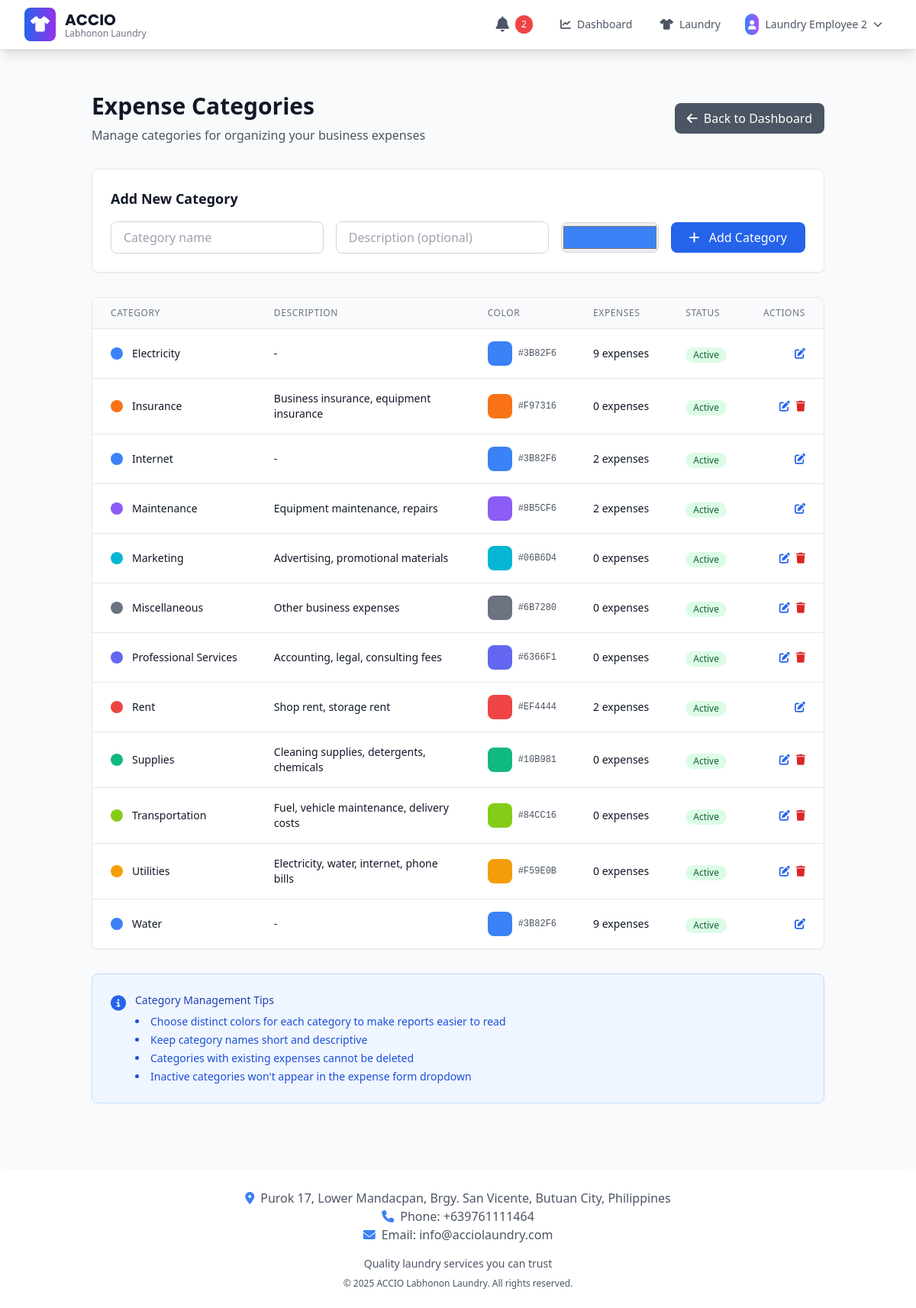
Screenshot of /expenses/categories (signed in) with the database file from the repository.
### app/models.py (models this page shows, shortened)
class BusinessSettings(db.Model):
    id = db.Column(db.Integer, primary_key=True)
    business_name = db.Column(db.String(200), default='ACCIO')
    business_tagline = db.Column(db.String(200), default='Labhonon Laundry')
    business_description = db.Column(db.Text, default='Professional laundry services with quality care')
    phone = db.Column(db.String(50), default='+639761111464')
    email = db.Column(db.String(150), default='info@acciolaundry.com')
    address = db.Column(db.Text, default='Purok 17, Lower Mandacpan, Brgy. San Vicente, Butuan City, Philippines')
    operating_hours = db.Column(db.Text, default='Monday - Sunday: 6:00 AM - 8:00 PM')
    footer_text = db.Column(db.Text, default='Quality laundry services you can trust')
    copyright_text = db.Column(db.String(200), default='© 2025 ACCIO Labhonon Laundry. All rights reserved.')
    facebook_url = db.Column(db.String(255))
    instagram_url = db.Column(db.String(255))
    website_url = db.Column(db.String(255))
    currency_symbol = db.Column(db.String(10), default='₱')
    date_format = db.Column(db.String(20), default='%B %d, %Y')
    timezone = db.Column(db.String(50), default='Asia/Manila')
    created_at = db.Column(db.DateTime, default=datetime.utcnow)
    updated_at = db.Column(db.DateTime, default=datetime.utcnow, onupdate=datetime.utcnow)
    updated_by = db.Column(db.Integer, db.ForeignKey('user.id'))
    updated_by_user = db.relationship('User', backref='business_settings_updates')
    @staticmethod
    def get_settings():
        settings = BusinessSettings.query.first()
        if not settings:
            settings = BusinessSettings()
            db.session.add(settings)
            db.session.commit()
        return settings

class User(db.Model, UserMixin):
    id = db.Column(db.Integer, primary_key=True)
    email = db.Column(db.String(150), unique=True)
    password = db.Column(db.String(150))
    full_name = db.Column(db.String(150))
    phone = db.Column(db.String(20))
    role = db.Column(db.String(20), default='employee')  # 'super_admin', 'admin', 'manager', 'employee'
    is_active = db.Column(db.Boolean, default=True)
    date_created = db.Column(db.DateTime, default=datetime.utcnow)
    def is_admin(self):
        return self.role in ['admin', 'super_admin']

class ExpenseCategory(db.Model):
    id = db.Column(db.Integer, primary_key=True)
    name = db.Column(db.String(100), nullable=False, unique=True)
    description = db.Column(db.Text)
    color = db.Column(db.String(7), default='#3B82F6')  # Hex color for UI
    is_active = db.Column(db.Boolean, default=True)
    created_at = db.Column(db.DateTime, default=datetime.utcnow)
    updated_at = db.Column(db.DateTime, default=datetime.utcnow, onupdate=datetime.utcnow)
    expenses = db.relationship('Expense', backref='category', lazy=True)

### app/expenses.py (the view)
@expenses_bp.route('/categories')
@login_required
def list_categories():
    categories = ExpenseCategory.query.order_by(ExpenseCategory.name).all()
    return render_template('expenses/categories.html', categories=categories)

### app/__init__.py (called while the page is built)
@login_manager.user_loader
def load_user(id):
    from .models import User
    return User.query.get(int(id))

### app/templates/expenses/categories.html (shortened to what this page needs)
{% extends "base.html" %}
{% block content %}
<div class="container mx-auto px-4 sm:px-6 lg:px-8 py-8">
    <div class="mb-8 flex justify-between items-center">
        <div>
            <h1 class="text-3xl font-bold text-gray-900 mb-2">Expense Categories</h1>
            <p class="text-gray-600">Manage categories for organizing your business expenses</p>
        </div>
        <a href="{{ url_for('expenses.dashboard') }}"
           class="bg-gray-600 hover:bg-gray-700 text-white px-4 py-2 rounded-lg flex items-center transition-colors duration-200">
            <i class="fas fa-arrow-left mr-2"></i>
            Back to Dashboard
        </a>
    </div>
    <div class="bg-white rounded-lg shadow-sm border border-gray-200 p-6 mb-8">
        <h3 class="text-lg font-semibold text-gray-900 mb-4">Add New Category</h3>
        <form method="POST" action="{{ url_for('expenses.add_category') }}" class="flex flex-wrap items-center gap-4">
            <div class="flex-1 min-w-64">
                <input type="text" name="name" required
                       placeholder="Category name"
                       class="w-full px-4 py-2 border border-gray-300 rounded-lg focus:ring-2 focus:ring-blue-500 focus:border-transparent">
            </div>
            <div class="flex-1 min-w-64">
                <input type="text" name="description"
                       placeholder="Description (optional)"
                       class="w-full px-4 py-2 border border-gray-300 rounded-lg focus:ring-2 focus:ring-blue-500 focus:border-transparent">
            </div>
            <div class="min-w-32">
                <input type="color" name="color" value="#3B82F6"
                       class="w-full h-10 border border-gray-300 rounded-lg">
            </div>
            <button type="submit"
                    class="bg-blue-600 hover:bg-blue-700 text-white px-6 py-2 rounded-lg transition-colors duration-200">
                <i class="fas fa-plus mr-2"></i>
                Add Category
            </button>
        </form>
    </div>
    <div class="bg-white rounded-lg shadow-sm border border-gray-200 overflow-hidden">
        {% if categories %}
        <div class="overflow-x-auto">
            <table class="min-w-full divide-y divide-gray-200">
                <thead class="bg-gray-50">
                    <tr>
                        <th class="px-6 py-3 text-left text-xs font-medium text-gray-500 uppercase tracking-wider">Category</th>
                        <th class="px-6 py-3 text-left text-xs font-medium text-gray-500 uppercase tracking-wider">Description</th>
                        <th class="px-6 py-3 text-left text-xs font-medium text-gray-500 uppercase tracking-wider">Color</th>
                        <th class="px-6 py-3 text-left text-xs font-medium text-gray-500 uppercase tracking-wider">Expenses</th>
                        <th class="px-6 py-3 text-left text-xs font-medium text-gray-500 uppercase tracking-wider">Status</th>
                        <th class="px-6 py-3 text-right text-xs font-medium text-gray-500 uppercase tracking-wider">Actions</th>
                    </tr>
                </thead>
                <tbody class="bg-white divide-y divide-gray-200">
                    {% for category in categories %}
                    <tr class="hover:bg-gray-50 transition-colors duration-200" style="--category-color: {{ category.color }}">
                        <td class="px-6 py-4 whitespace-nowrap">
                            <div class="flex items-center">
                                <div class="w-4 h-4 rounded-full mr-3" style="background-color: var(--category-color)"></div>
                                <div class="text-sm font-medium text-gray-900">{{ category.name }}</div>
                            </div>
                        </td>
                        <td class="px-6 py-4">
                            <div class="text-sm text-gray-900">{{ category.description or '-' }}</div>
                        </td>
                        <td class="px-6 py-4 whitespace-nowrap">
                            <div class="flex items-center">
                                <div class="w-8 h-8 rounded-lg mr-2" style="background-color: var(--category-color)"></div>
                                <span class="text-xs font-mono text-gray-600">{{ category.color }}</span>
                            </div>
                        </td>
                        <td class="px-6 py-4 whitespace-nowrap text-sm text-gray-900">
                            {{ category.expenses|length }} expenses
                        </td>
                        <td class="px-6 py-4 whitespace-nowrap">
                            {% if category.is_active %}
                            <span class="inline-flex items-center px-2.5 py-0.5 rounded-full text-xs font-medium bg-green-100 text-green-800">
                                Active
                            </span>
                            {% else %}
                            <span class="inline-flex items-center px-2.5 py-0.5 rounded-full text-xs font-medium bg-gray-100 text-gray-800">
                                Inactive
                            </span>
                            {% endif %}
                        </td>
                        <td class="px-6 py-4 whitespace-nowrap text-right text-sm font-medium">
                            <div class="flex justify-end space-x-2">
                                <button class="text-blue-600 hover:text-blue-700 transition-colors duration-200" title="Edit Category">
                                    <i class="fas fa-edit"></i>
                                </button>
                                {% if category.expenses|length == 0 %}
                                <button class="text-red-600 hover:text-red-700 transition-colors duration-200" title="Delete Category">
                                    <i class="fas fa-trash"></i>
                                </button>
                                {% endif %}
                            </div>
                        </td>
                    </tr>
                    {% endfor %}
                </tbody>
            </table>
        </div>
        {% else %}
        <div class="text-center py-12">
            <i class="fas fa-tags text-gray-400 text-6xl mb-4"></i>
            <h3 class="text-xl font-semibold text-gray-900 mb-2">No categories found</h3>
            <p class="text-gray-600 mb-6">Add your first expense category to get started.</p>
        </div>
        {% endif %}
    </div>
    <div class="mt-8 bg-blue-50 border border-blue-200 rounded-lg p-6">
        <div class="flex items-start">
            <div class="flex-shrink-0">
                <i class="fas fa-info-circle text-blue-600 text-xl"></i>
            </div>
            <div class="ml-3">
                <h3 class="text-sm font-medium text-blue-800">Category Management Tips</h3>
                <ul class="text-sm text-blue-700 mt-2 list-disc list-inside space-y-1">
                    <li>Choose distinct colors for each category to make reports easier to read</li>
                    <li>Keep category names short and descriptive</li>
                    <li>Categories with existing expenses cannot be deleted</li>
                    <li>Inactive categories won't appear in the expense form dropdown</li>
                </ul>
            </div>
        </div>
    </div>
</div>
{% endblock %}

### app/templates/base.html (shortened to what this page needs)
<!DOCTYPE html>
<html lang="en">
<head>
    <script src="https://cdn.tailwindcss.com"></script>
    <link rel="stylesheet" href="https://cdnjs.cloudflare.com/ajax/libs/font-awesome/6.4.0/css/all.min.css">
</head>
<body class="bg-gray-50 font-sans" data-authenticated="{% if current_user.is_authenticated %}true{% else %}false{% endif %}">
    <nav class="bg-white shadow-lg border-b border-gray-200 sticky top-0 left-0 w-full z-50">
        <div class="max-w-7xl mx-auto px-4 sm:px-6 lg:px-8">
            <div class="flex justify-between items-center h-16">
                <div class="flex items-center flex-shrink-0">
                    <div class="flex-shrink-0 flex items-center">
                        <div class="bg-gradient-to-r from-blue-600 to-purple-600 rounded-lg p-2 mr-3">
                            <i class="fas fa-tshirt text-white text-xl"></i>
                        </div>
                        <div>
                            <h1 class="brand-font text-xl font-bold text-gray-900">{{ business_settings.business_name }}</h1>
                            <p class="text-xs text-gray-500 -mt-1">{{ business_settings.business_tagline }}</p>
                        </div>
                    </div>
                </div>
                <div class="hidden md:flex items-center space-x-1 flex-1 justify-end">
                    {% if current_user.is_authenticated %}
                        <a href="{{ url_for('notifications.list_notifications') }}" class="flex items-center px-4 py-2 rounded-lg text-xl transition-all duration-200 {% if request.endpoint == 'notifications.list_notifications' %}bg-blue-50 text-blue-700 border border-blue-200{% else %}text-gray-600 hover:text-blue-700 hover:bg-blue-50{% endif %}" title="Notifications">
                            <i class="fas fa-bell"></i>
                            <span class="notification-badge ml-2 px-2 py-1 bg-red-500 text-white text-xs rounded-full" style="display: none;"></span>
                        </a>
                        <a href="{{ url_for('views.dashboard') }}" class="flex items-center px-4 py-2 rounded-lg text-sm font-medium transition-all duration-200 {% if request.endpoint == 'views.dashboard' %}bg-blue-50 text-blue-700 border border-blue-200{% else %}text-gray-600 hover:text-blue-700 hover:bg-blue-50{% endif %}">
                            <i class="fas fa-chart-line mr-2"></i>
                            Dashboard
                        </a>
                        <a href="{{ url_for('laundry.list_laundries') }}"
                           class="flex items-center px-4 py-2 rounded-lg text-sm font-medium transition-all duration-200
                                  {% if request.endpoint == 'laundry.list_laundries' %}
                                      bg-blue-50 text-blue-700 border border-blue-200
                                  {% else %}
                                      text-gray-600 hover:text-blue-700 hover:bg-blue-50
                                  {% endif %}">
                            <i class="fas fa-tshirt mr-2"></i>
                            Laundry
                        </a>
                        <div class="relative ml-4 group">
                            <button class="flex items-center px-3 py-2 rounded-lg text-sm font-medium text-gray-600 hover:text-blue-700 hover:bg-blue-50 transition-all duration-200">
                                <div class="bg-gradient-to-r from-blue-500 to-purple-500 rounded-full p-1 mr-2">
                                    <i class="fas fa-user text-white text-xs"></i>
                                </div>
                                {{ current_user.full_name or current_user.email.split('@')[0] }}
                                <i class="fas fa-chevron-down ml-2 text-xs"></i>
                            </button>
                        </div>
                    {% endif %}
                </div>
            </div>
        </div>
    </nav>
    <main class="max-w-7xl mx-auto px-4 py-6">
        {% block content %}{% endblock %}
    </main>
    <footer class="bg-white shadow-lg mt-8">
        <div class="max-w-7xl mx-auto px-4 py-6">
            <div class="text-center text-gray-600">
                <p><i class="fas fa-map-marker-alt mr-2 text-blue-500"></i>{{ business_settings.address }}</p>
                <p><i class="fas fa-phone mr-2 text-blue-500"></i>Phone: {{ business_settings.phone }}</p>
                {% if business_settings.email %}
                <p><i class="fas fa-envelope mr-2 text-blue-500"></i>Email: {{ business_settings.email }}</p>
                {% endif %}
                <div class="mt-4">
                    <p class="text-sm">{{ business_settings.footer_text }}</p>
                    <p class="text-xs mt-2">{{ business_settings.copyright_text }}</p>
                </div>
            </div>
        </div>
    </footer>
</body>
</html>

### app/templates/base.html (style rules this page uses)
body { font-family: 'Inter', sans-serif; }
.brand-font { font-family: 'Poppins', sans-serif; }

### rows the page displays
BusinessSettings: business_name "ACCIO", business_tagline "Labhonon Laundry", address "Purok 17, Lower Mandacpan, Brgy. San Vicente, Butuan City, Philippines", phone "+639761111464", email "info@acciolaundry.com", footer_text "Quality laundry services you can trust", copyright_text "© 2025 ACCIO Labhonon Laundry. All rights reserved."
User: full_name "Laundry Employee 2"
ExpenseCategory: name "Electricity", description "-", color "#3B82F6", expenses|length "9", is_active "Active"
ExpenseCategory: name "Insurance", description "Business insurance, equipment insurance", color "#F97316", expenses|length "0", is_active "Active"
ExpenseCategory: name "Internet", description "-", color "#3B82F6", expenses|length "2", is_active "Active"
ExpenseCategory: name "Maintenance", description "Equipment maintenance, repairs", color "#8B5CF6", expenses|length "2", is_active "Active"
ExpenseCategory: name "Marketing", description "Advertising, promotional materials", color "#06B6D4", expenses|length "0", is_active "Active"
ExpenseCategory: name "Miscellaneous", description "Other business expenses", color "#6B7280", expenses|length "0", is_active "Active"
ExpenseCategory: name "Professional Services", description "Accounting, legal, consulting fees", color "#6366F1", expenses|length "0", is_active "Active"
ExpenseCategory: name "Rent", description "Shop rent, storage rent", color "#EF4444", expenses|length "2", is_active "Active"
ExpenseCategory: name "Supplies", description "Cleaning supplies, detergents, chemicals", color "#10B981", expenses|length "0", is_active "Active"
ExpenseCategory: name "Transportation", description "Fuel, vehicle maintenance, delivery costs", color "#84CC16", expenses|length "0", is_active "Active"
ExpenseCategory: name "Utilities", description "Electricity, water, internet, phone bills", color "#F59E0B", expenses|length "0", is_active "Active"
ExpenseCategory: name "Water", description "-", color "#3B82F6", expenses|length "9", is_active "Active"
